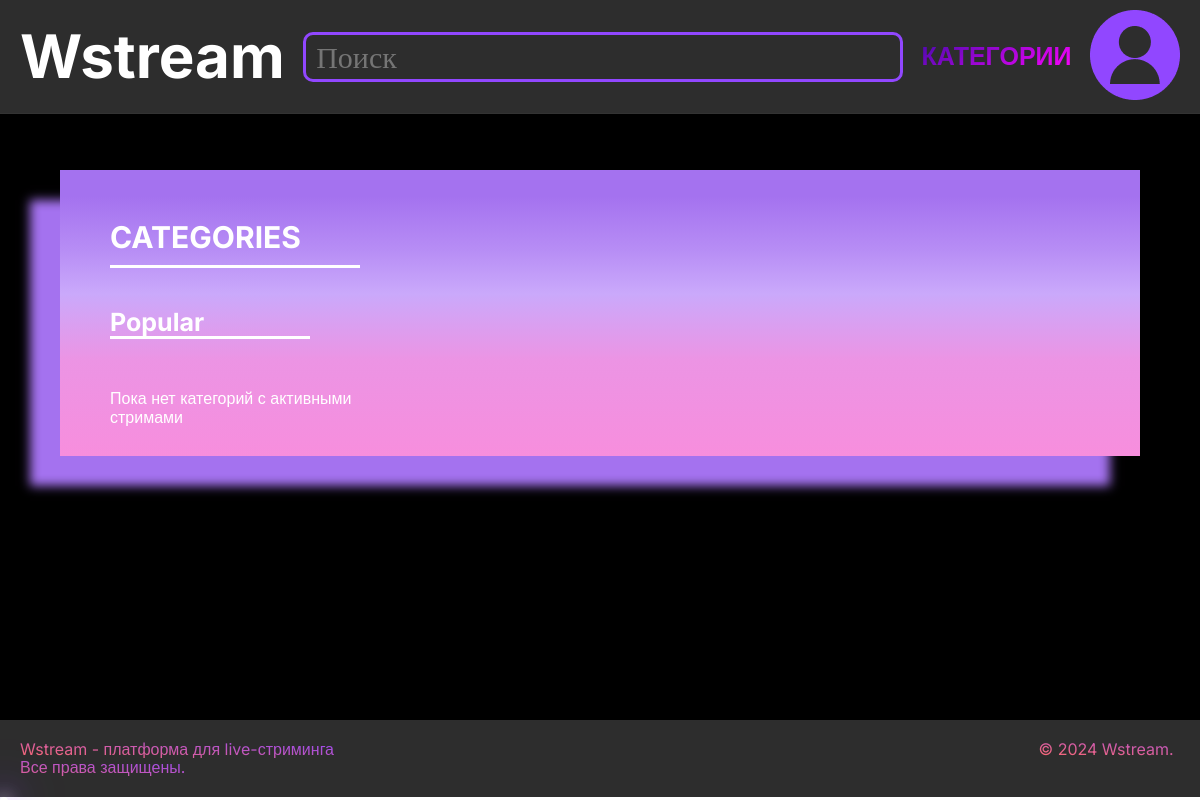
The page /categories/ on the database as committed earlier.
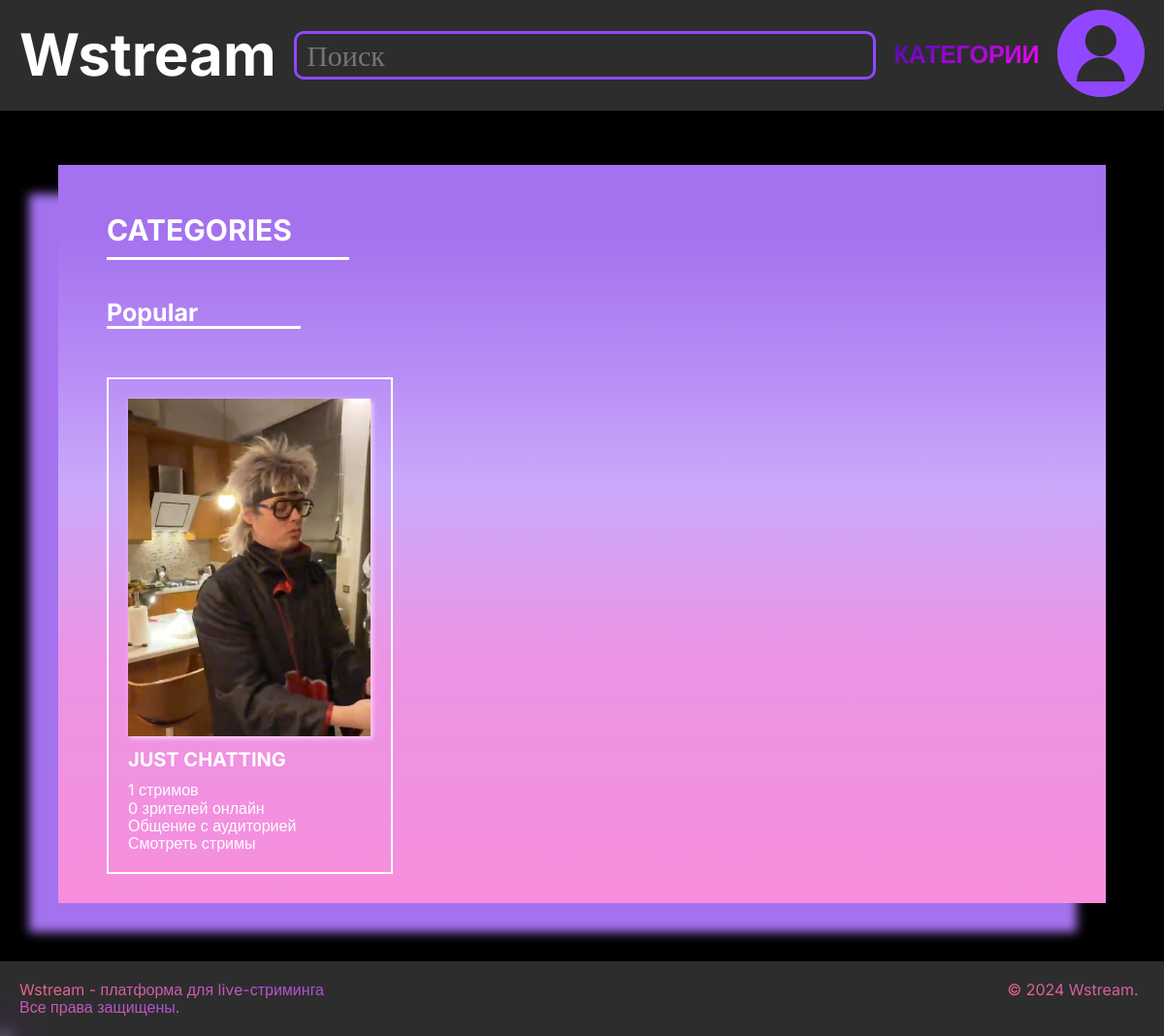
The same page on the database as committed later.
### hello/models.py (models this page shows, shortened)
class StreamCategory(models.Model):
    cate = [
        ("IRL", "IRL"),
        ("CREATION", "CREATION"),
        ("ESPORTS", "ESPORTS"),
        ("GAMING", "GAMING"),
        ("MUSIC AND DJS", "MUSIC AND DJS"),
        ("JUST CHATTING", "JUST CHATTING")
    ]
    name = models.CharField('Название категории', max_length=50, choices=cate, unique=True)
    image = models.ImageField('Изображение категории', upload_to='category_images/', null=True, blank=True)
    description = models.TextField('Описание категории', null=True, blank=True)
    created_at = models.DateTimeField('Дата создания', auto_now_add=True)
    current_viewers = models.IntegerField('Текущее количество зрителей', default=0)
    total_streams = models.IntegerField('Всего стримов', default=0)
    class Meta:
        verbose_name = "Категория стримов"
        verbose_name_plural = "Категории стримов"
    def update_statistics(self):
        active_streams = Streams.objects.filter(category=self, status="Транслируется")
        self.total_streams = Streams.objects.filter(category=self).count()
        self.current_viewers = sum(stream.max_viewers or 0 for stream in active_streams)
        self.save()

### hello/views.py (the view)
# urls.py: path('categories/', page5, name='categories'),
def page5(request):
    try:
        categories = StreamCategory.objects.all()
        for category in categories:
            category.update_statistics()
    except Exception as e:
        categories = []
        print(f"Error in page5: {e}")
    context = {
        'categories': categories,
    }
    return render(request, 'page-5.html', context)

### hello/templates/page-5.html
{% extends "main.html" %}
{% load static %}
{% block main %}
<div class="container">
    <section class="categories-streams">
        <h1 class="categories-streams-title">Categories</h1>
        <h3 class="categoris-streams-popular">Popular</h3>
        <div class="category-list">
            {% for category in categories %}
            <div class="category-item">
                {% if category.image %}
                    <img src="{{ category.image.url }}" alt="{{ category.name }}" class="category-item-img">
                {% else %}
                    <img src="{% static 'images/cs.jpg' %}" alt="{{ category.name }}" class="category-item-img">
                {% endif %}
                <h4 class="category-item-title">{{ category.name }}</h4>
                <p class="category-item-text">{{ category.total_streams }} стримов</p>
                <p class="category-item-text">{{ category.current_viewers }} зрителей онлайн</p>
                <p class="category-item-description">{{ category.description|default:"" }}</p>
                <a href="{% url 'home' %}?category={{ category.name }}" class="category-link">Смотреть стримы</a>
            </div>
            {% empty %}
            <div class="no-categories">
                <p>Пока нет категорий с активными стримами</p>
            </div>
            {% endfor %}
        </div>
    </section>
</div>
{% endblock %}

Rows that differ between the two databases and show on the page:
added StreamCategory: image (picture), name "JUST CHATTING", total_streams "1", current_viewers "0", description "Общение с аудиторией"
Other text that changed with them:
text no longer shown: "Пока нет категорий с активными стримами"
